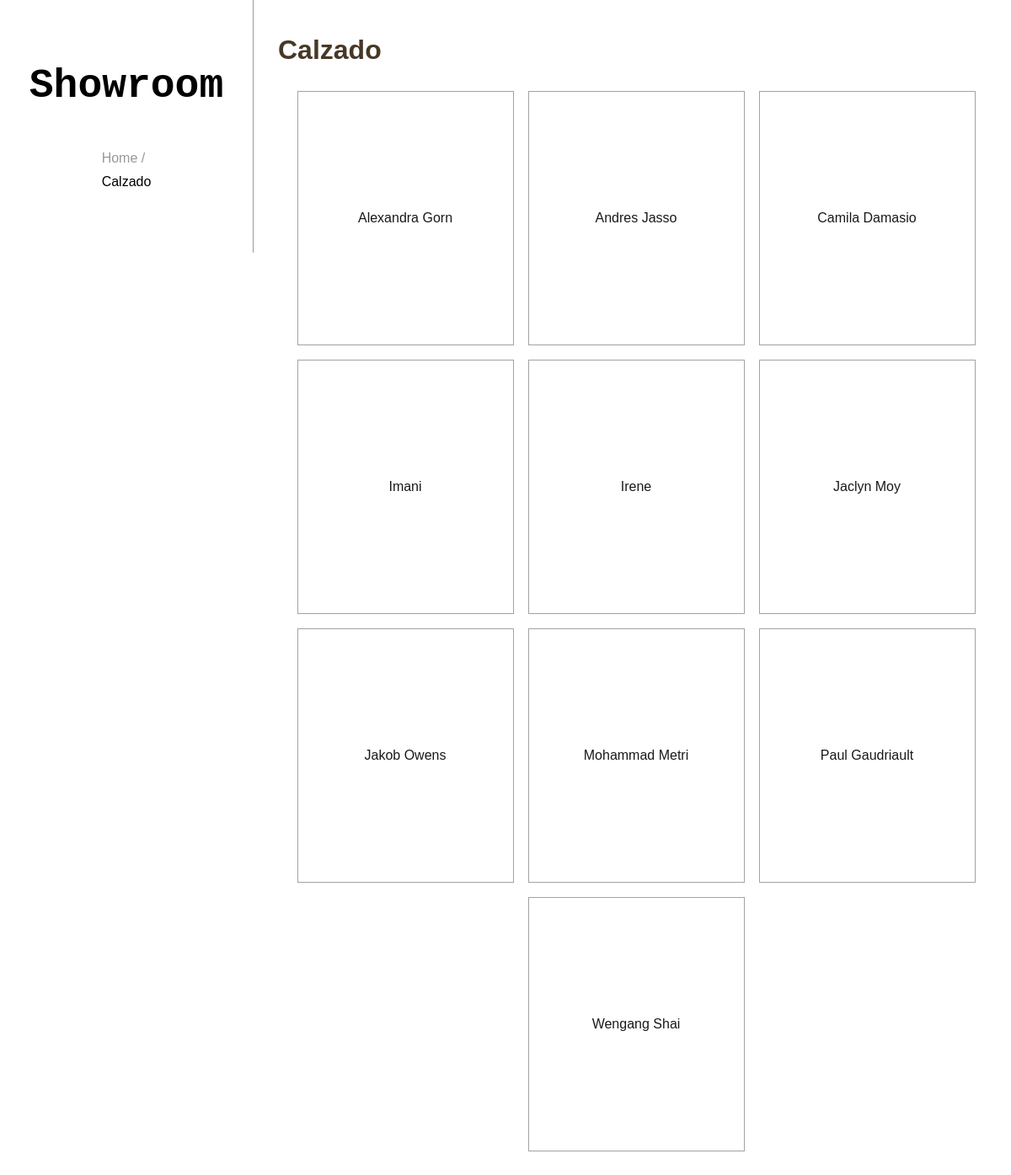
Screenshot of /categoria/2 with the database file from the repository.
### tables this page shows
CREATE TABLE `categoria` (
  `id` int(11) NOT NULL,
  `nombre` varchar(50) NOT NULL,
  `descripcion` varchar(150) NOT NULL,
  `url_imagen` text NOT NULL
);

CREATE TABLE `productos` (
  `id` int(11) NOT NULL,
  `nombre` varchar(50) NOT NULL,
  `id_categoria` int(11) NOT NULL,
  `precio` decimal(60,2) NOT NULL,
  `contenido` text NOT NULL,
  `url_img_principal` text NOT NULL
);

### app/http/Request.php (called while the page is built, shortened)
<?php
class Request{
    public function uri(){
        return $this->_uri;
    }
    public function method(){
        return $this->_method;
    }
    public function fromGlobal(){
        $this->_uri= $_SERVER['REQUEST_URI'];
        $this->_method= $_SERVER['REQUEST_METHOD'];
        return $this;
    }
}

### app/controllers/CategoriaController.php (called while the page is built, shortened)
<?php
class CategoriaController{
    public static function index($req,$param){
        $categorias = new CategoriaRepository($req->datasource);
        $productos = new ProductoRepository($req->datasource);
        $categoria = $categorias->findById($param[0]);
        $articulos = $productos->find('id_categoria','=',$param[0]);
        require_once('../app/views/categoria.php');
    }
}

### app/http/Routing/RoutingMiddleware.php (called while the page is built, shortened)
<?php
class RoutingMiddleware extends Middleware{
    public function router(){
        return $this->_router;
    }
    public function handler($request){
        return $this->router()->handler($request);
    }
}

### app/http/Middlewares/SessionStartMiddlewares.php (called while the page is built, shortened)
<?php
class SessionStartMiddlewares extends Middleware{
    public function handler($request){
        $this->next($request);
    }
}

### public/index.php (called while the page is built, shortened)
<?php
require_once '../autoload.php';
$server = new Server((new Request())->fromGlobal());
$server->use(function($req,$middleware){
    $req->datasource = MysqlDataSource::getInstance();
    $req->mailer = new PhpmailerMailer();
    $middleware->next($req);
});
$server->if('/api',function($server){
    $server->use(new AuthoMiddleware());
    $server->router()->get('/api/producto','app\controllers\ApiController::AllProducto')
    ->get('/api/producto/(\w+)','app\controllers\ApiController::OneProducto')
    ->post('/api/producto','app\controllers\ApiController::CreateProducto')
    ->put('/api/producto/(\w+)','app\controllers\ApiController::UpdateProducto')
    ->patch('/api/producto/(\w+)','app\controllers\ApiController::PatchProducto')
    ->delete('/api/producto/(\w+)','app\controllers\ApiController::DeleteProducto')
    ->get('/api/categoria','app\controllers\ApiController::AllCategoria')
    ->get('/api/categoria/(\w+)','app\controllers\ApiController::OneCategoria')
    ->post('/api/categoria','app\controllers\ApiController::CreateCategoria')
    ->put('/api/categoria/(\w+)','app\controllers\ApiController::UpdateCategoria')
    ->patch('/api/categoria/(\w+)','app\controllers\ApiController::PatchCategoria')
    ->delete('/api/categoria/(\w+)','app\controllers\ApiController::DeleteCategoria')
    ->get('/api/usuario','app\controllers\ApiController::AllUsuario')
    ->get('/api/usuario/(\w+)','app\controllers\ApiController::OneUsuario')
    ->patch('/api/usuario/(\w+)','app\controllers\ApiController::PatchUsuario')
    ->delete('/api/usuario/(\w+)','app\controllers\ApiController::DeleteUsuario');
});
$server->not('/api',function($server){
    $server->use(new SessionStartMiddlewares());
    $server->router()->get('/','app\controllers\HomeController::index')
    ->get('/categoria/(\w+)','app\controllers\CategoriaController::index')
    ->get('/categoria/(\w+)/producto/(\w+)','app\controllers\CategoriaController::producto')
    ->get('/pedido','app\controllers\PedidoController::index')
    ->post('/pedido/presupuesto','app\controllers\PedidoController::presupuesto')
    ->post('/contacto','app\controllers\PedidoController::contacto')
    ->get('/carrito/agregar/(\w+)','app\controllers\CarritoController::agregar')
    ->get('/carrito/incrementar/(\w+)','app\controllers\CarritoController::incrementar')
    ->get('/carrito/reducir/(\w+)','app\controllers\CarritoController::reducir')
    ->get('/carrito/eliminar/(\w)','app\controllers\CarritoController::eliminar')
    ->get('/register','app\controllers\RegisterController::index')
    ->post('/register/create','app\controllers\RegisterController::create');
});
$server->handler();

### app/http/Middlewares/ClosureMiddleware.php (called while the page is built, shortened)
<?php
class ClosureMiddleware extends Middleware{
    private function getCallable(){
        return $this->_callable;
    }
    public function handler($request){
        $callable= $this->getCallable();
        return $callable($request,$this);
    }
}

### app/http/RequestPipeline.php (called while the page is built, shortened)
<?php
class RequestPipeline{
    private array $_handlers=[];
    public function use(Middleware $middleware){
        array_push($this->_handlers,$middleware);
    }
    public function handler(Request $request){
        $this->_handlers[0]->handler($request);
    }
}

### app/http/Server.php (called while the page is built, shortened)
<?php
class Server{
    private $_pipeline;
    private $_request;
    public function __construct(Request $request){
        $this->_pipeline = new RequestPipeline();
        $this->_request = $request;
    }
    public function use($middleware){
        if(is_callable($middleware)){
            $this->_pipeline->use(new ClosureMiddleware($middleware));
        }
        else{
            $this->_pipeline->use($middleware);
        }
    }
    public function handler(){
        $this->_pipeline->handler($this->_request);
    }
}

### autoload.php (called while the page is built, shortened)
<?php
spl_autoload_register(function($className){
    $className = str_replace('\\','/',$className);
    $className = '../'.$className.'.php';
});

### app/dataSource/MysqlDataSource.php (called while the page is built, shortened)
<?php
class MysqlDataSource implements IDataSource{
    private ?PDO $pdo=null;
    static public $instance=null;
    private function __construct(){
        $host='localhost';
        $db='phpAvanzado';
        $user='root';
        $pass='';
        try{
            $this->pdo= new PDO("mysql:host=$host;dbname=$db;charset=utf8",$user,$pass);
        }
        catch(PDOException $e){
            echo $e->getMessage();
        }
    }
    static public function getInstance(){
        if(!isset(self::$instance)){
            self::$instance = new MysqlDataSource();
        }
        return self::$instance;
    }
    public function findOne($resource,$field,$value){
        $sql="SELECT * FROM $resource WHERE $field = :value";
        $stmt=$this->pdo->prepare($sql);
        $stmt->bindValue(':value',$value);
        $stmt->execute();
        return $stmt->fetch(PDO::FETCH_ASSOC);
    }
    public function findMany($resource,$field,$operation,$value){
        $response=[];
        $sql="SELECT * FROM $resource WHERE $field $operation :value";
        $stmt= $this->pdo->prepare($sql);
        $stmt->bindValue(':value',$value);
        $stmt->execute();
        while($record= $stmt->fetch(PDO::FETCH_ASSOC)){
            array_push($response,$record);
        }
        return $response;
    }
}

### app/repositories/CategoriaRepository.php (called while the page is built, shortened)
<?php
class CategoriaRepository{
    public function findById($id){
        $result = $this->dataSource->findOne('categoria','id',$id);
        if(is_array($result)){
            $object = new Categoria(
                $result['id'],
                $result['nombre'],
                $result['descripcion'],
                $result['url_imagen'],
            );
            return $object;
        }
        else{
            return 'ERROR: El registro no existe :(';
        }
    }
}

### app/repositories/ProductoRepository.php (called while the page is built, shortened)
<?php
class ProductoRepository{
    public function find($field,$operation,$value){
        $result = $this->dataSource->findMany('productos',$field,$operation,$value);
        $output = [];
        if(!empty($result)){
            foreach($result as $dato){
                $object = new Producto(
                    $dato['id'],
                    $dato['nombre'],
                    $dato['id_categoria'],
                    $dato['precio'],
                    $dato['contenido'],
                    $dato['url_img_principal']
                );
                array_push($output,$object);
            }
            return $output;
        }
        else{
            return 'ERROR: No se encontraron resultados :(';
        }
    }
}

### app/views/categoria.php (the view, shortened to what this page needs)
<!DOCTYPE html>
<html>
	<head>
		<link rel="stylesheet" href="/css/globals.css" />
		<link rel="stylesheet" href="/css/categoria.page.css" />
	</head>
	<body>
		<header>
			<a href="/" id="logo">Showroom</a>
            <div id="siteMap">
				<div id="siteMap">
					<a href="/" class="backLink">Home /</a>
					<a href="#" class="backLink"  style="color: black;"><?=$categoria->nombre?></a>
				</div>
            </div>
		</header>
		<main>
			<h1><?=$categoria->nombre?></h1>
			<div id="items">
				<?php if(is_array($articulos)):
					foreach($articulos as $item):
						$urlCodificada = str_replace(' ','%20',$item->url_img_principal)
						?>
						<div
							class="item"
							style="
								background-image: url(<?=$urlCodificada?>);
							"
						>
							<a href="/categoria/<?=$param[0]?>/producto/<?=$item->id?>"><?=$item->nombre?></a>
						</div>
					<?php endforeach;?>
				<?php else:?>
					<p>Uppsss. No hay productos disponible para esta categoria :-(</p>
				<?php endif;?>
			</div>
		</main>
	</body>
</html>

### app/http/Routing/Router.php (shortened to what this page needs)
<?php
class Router{
    private $_routes=[];
    public function add($method,$pattern,$callable){
        $pattern= str_replace('/','\/',$pattern);
        array_push($this->_routes,
            [
                'method' => strtoupper($method),
                'pattern' => $pattern,
                'callable' => $callable
            ]
        );
        return $this;
    }
    public function handler($request){
        foreach($this->_routes as $router){
            $pattern='#^'.$router['pattern'].'\/?$#';
            if(preg_match($pattern,$request->uri(),$urlParams) && $request->method()==$router['method']){
                array_shift($urlParams);
                return $router['callable']($request,$urlParams);
            }
        }
    }
}

### public/css/globals.css (style rules this page uses)
html, body { margin: 0; padding: 0; font-family: Arial, Helvetica, sans-serif; }
h1 { color: #999999ff; }

### public/css/categoria.page.css (style rules this page uses)
header { width: 300px; height: 300px; float: left; display: flex; flex-direction: column; justify-content: center; align-items: center; border-right: 1px solid #999; position: fixed; }
header #siteMap { display: flex; flex-direction: column; margin-top: 20px; }
header a.backLink { color: #999; text-decoration: none; margin-top: 10px; }
header a#logo { text-align: center; align-items: center; width: 300px; display: flex; justify-content: center; align-items: center; color: black; text-decoration: none; font-family: monospace; font-weight: bold; font-size: 48px; }
main { color: #999; box-sizing: border-box; padding: 20px; float: right; width: calc(100% - 310px); }
main h1 { color: #473826ff; }
#items { display: flex; justify-content: center; align-items: center; flex-wrap: wrap; }
.item { width: 30%; height: 300px; margin: 1%; display: flex; justify-content: center; align-items: center; border: 1px solid #999; background-position: center; background-position-y: -50px; background-size: cover; opacity: 0.9; }
.item a { display: block; background: rgb(255, 255, 255, 0.6); color: black; height: 80%; width: 80%; display: flex; justify-content: center; align-items: center; text-decoration: none; cursor: pointer; }
.item { transition: all 0.25s; }

### rows the page displays
categoria: nombre "Calzado"
productos: nombre "Alexandra Gorn"
productos: nombre "Andres Jasso"
productos: nombre "Camila Damasio"
productos: nombre "Imani"
productos: nombre "Irene"
productos: nombre "Jaclyn Moy"
productos: nombre "Jakob Owens"
productos: nombre "Mohammad Metri"
productos: nombre "Paul Gaudriault"
productos: nombre "Wengang Shai"
